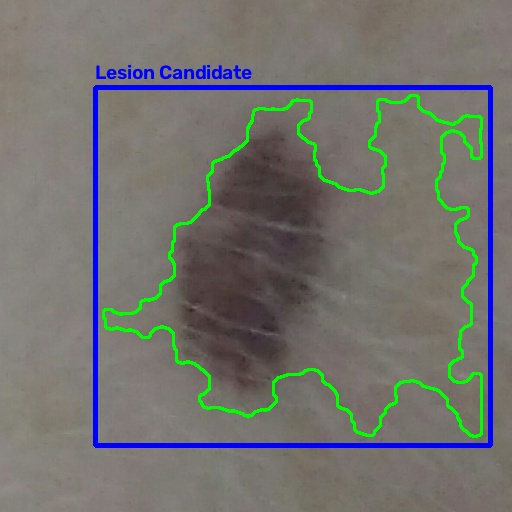
#> input picture outputs/lesion_detection/lesion_01.jpg, 512 x 512 px, given as the content of the folder C:/Users/SRINJOY/Dropbox/PC/Downloads/PAD-UFES-20/images, which was not available
$ python run_lesion_detection.py
#> lines starting #> are read from the running program, lines starting #| are printed output that depends on the picture; after the words box and inside, x2 and y2 are one past the last pixel; in counts of white or black regions, pixels touching at a corner belong together
### detection/lesion_detection.py
import cv2
import numpy as np
from pathlib import Path


# ============================================================
# CONFIGURATION
# ============================================================

OUTPUT_SIZE = 512

# Ignore extreme outer image area
ROI_MARGIN = 0.06

# Plausible lesion size
MIN_AREA_RATIO = 0.005
MAX_AREA_RATIO = 0.45

# Morphological kernel
MORPH_KERNEL_SIZE = 11

# Bounding-box padding
BOX_PADDING = 8


# ============================================================
# IMAGE LOADING
# ============================================================

def load_image(image_path):
    """
    Load image using OpenCV.
    """
    image = cv2.imread(str(image_path))

    if image is None:
        raise ValueError(f"Could not read image: {image_path}")

    return image


# ============================================================
# IMAGE RESIZING
# ============================================================

def resize_image(image, size=OUTPUT_SIZE):
    """
    Resize image to square size.
    """
    return cv2.resize(
        image,
        (size, size),
        interpolation=cv2.INTER_AREA
    )


# ============================================================
# NORMALIZATION
# ============================================================

def normalize_channel(channel):
    """
    Normalize an image channel to 0-255.
    """
    channel = channel.astype(np.float32)

    min_val = np.min(channel)
    max_val = np.max(channel)

    if max_val - min_val < 1e-6:
        return np.zeros_like(channel, dtype=np.uint8)

    normalized = (
        (channel - min_val)
        / (max_val - min_val)
        * 255.0
    )

    return normalized.astype(np.uint8)


# ============================================================
# CREATE CENTER ROI
# ============================================================

def create_center_roi(image):
    """
    Create a mask that ignores the extreme outer border.
    """

    h, w = image.shape[:2]

    margin_x = int(w * ROI_MARGIN)
    margin_y = int(h * ROI_MARGIN)

    roi_mask = np.zeros((h, w), dtype=np.uint8)

    cv2.rectangle(
        roi_mask,
        (margin_x, margin_y),
        (w - margin_x - 1, h - margin_y - 1),
        255,
        -1
    )

    return roi_mask


# ============================================================
# LESION CANDIDATE MASK
# ============================================================

def create_lesion_candidate_mask(image):
    """
    Create a lesion candidate mask using:
        1. Darkness
        2. Color/chroma difference
        3. Local contrast

    A center ROI is used to reduce false detections
    caused by image borders and background artifacts.
    """

    h, w = image.shape[:2]

    # --------------------------------------------------------
    # Slight smoothing
    # --------------------------------------------------------

    blurred = cv2.GaussianBlur(image, (7, 7), 0)

    # --------------------------------------------------------
    # Color spaces
    # --------------------------------------------------------

    gray = cv2.cvtColor(
        blurred,
        cv2.COLOR_BGR2GRAY
    )

    lab = cv2.cvtColor(
        blurred,
        cv2.COLOR_BGR2LAB
    )

    hsv = cv2.cvtColor(
        blurred,
        cv2.COLOR_BGR2HSV
    )

    # --------------------------------------------------------
    # 1. DARKNESS FEATURE
    # --------------------------------------------------------

    darkness = 255 - gray
    darkness = normalize_channel(darkness)

    # Otsu threshold
    _, dark_mask = cv2.threshold(
        darkness,
        0,
        255,
        cv2.THRESH_BINARY + cv2.THRESH_OTSU
    )

    # --------------------------------------------------------
    # 2. COLOR / CHROMA FEATURE
    # --------------------------------------------------------

    lab_a = lab[:, :, 1].astype(np.float32)
    lab_b = lab[:, :, 2].astype(np.float32)

    # Distance from neutral Lab color
    chroma = np.sqrt(
        (lab_a - 128.0) ** 2 +
        (lab_b - 128.0) ** 2
    )

    chroma = normalize_channel(chroma)

    _, color_mask = cv2.threshold(
        chroma,
        0,
        255,
        cv2.THRESH_BINARY + cv2.THRESH_OTSU
    )

    # --------------------------------------------------------
    # 3. SATURATION FEATURE
    # --------------------------------------------------------

    saturation = hsv[:, :, 1]

    saturation = normalize_channel(saturation)

    _, sat_mask = cv2.threshold(
        saturation,
        0,
        255,
        cv2.THRESH_BINARY + cv2.THRESH_OTSU
    )

    # --------------------------------------------------------
    # 4. LOCAL CONTRAST FEATURE
    # --------------------------------------------------------

    local_background = cv2.GaussianBlur(
        gray,
        (51, 51),
        0
    )

    local_difference = cv2.absdiff(
        gray,
        local_background
    )

    local_difference = normalize_channel(
        local_difference
    )

    _, contrast_mask = cv2.threshold(
        local_difference,
        0,
        255,
        cv2.THRESH_BINARY + cv2.THRESH_OTSU
    )

    # --------------------------------------------------------
    # COMBINE FEATURES
    # --------------------------------------------------------

    # A lesion is more likely to have:
    # - darkness OR
    # - color difference
    # - supported by local contrast

    combined = np.zeros_like(gray)

    dark_binary = dark_mask > 0
    color_binary = color_mask > 0
    sat_binary = sat_mask > 0
    contrast_binary = contrast_mask > 0

    # Voting approach
    votes = (
        dark_binary.astype(np.uint8)
        + color_binary.astype(np.uint8)
        + sat_binary.astype(np.uint8)
        + contrast_binary.astype(np.uint8)
    )

    combined[votes >= 2] = 255

    # --------------------------------------------------------
    # Apply center ROI
    # --------------------------------------------------------

    roi_mask = create_center_roi(image)

    combined = cv2.bitwise_and(
        combined,
        roi_mask
    )

    # --------------------------------------------------------
    # Morphological cleanup
    # --------------------------------------------------------

    kernel = cv2.getStructuringElement(
        cv2.MORPH_ELLIPSE,
        (
            MORPH_KERNEL_SIZE,
            MORPH_KERNEL_SIZE
        )
    )

    combined = cv2.morphologyEx(
        combined,
        cv2.MORPH_CLOSE,
        kernel,
        iterations=2
    )

    combined = cv2.morphologyEx(
        combined,
        cv2.MORPH_OPEN,
        kernel,
        iterations=1
    )

    # --------------------------------------------------------
    # Additional smoothing
    # --------------------------------------------------------

    combined = cv2.GaussianBlur(
        combined,
        (5, 5),
        0
    )

    _, combined = cv2.threshold(
        combined,
        127,
        255,
        cv2.THRESH_BINARY
    )

    return combined


# ============================================================
# CONTOUR SELECTION
# ============================================================

def find_best_lesion_contour(mask):
    """
    Find the most plausible lesion contour.

    The contour is scored using:
        - area
        - compactness
        - center proximity
        - non-border contact
    """

    h, w = mask.shape[:2]

    image_area = float(h * w)

    contours, _ = cv2.findContours(
        mask,
        cv2.RETR_EXTERNAL,
        cv2.CHAIN_APPROX_SIMPLE
    )

    if not contours:
        return None

    center_x = w / 2.0
    center_y = h / 2.0

    best_contour = None
    best_score = -1.0

    for contour in contours:

        area = cv2.contourArea(contour)

        if area <= 0:
            continue

        area_ratio = area / image_area

        # Reject tiny noise
        if area_ratio < MIN_AREA_RATIO:
            continue

        # Reject giant regions
        if area_ratio > MAX_AREA_RATIO:
            continue

        x, y, bw, bh = cv2.boundingRect(contour)

        # ----------------------------------------------------
        # Reject contours touching the ROI/image boundary
        # ----------------------------------------------------

        if x <= 1 or y <= 1:
            continue

        if x + bw >= w - 1:
            continue

        if y + bh >= h - 1:
            continue

        # ----------------------------------------------------
        # Center proximity
        # ----------------------------------------------------

        contour_moments = cv2.moments(contour)

        if contour_moments["m00"] != 0:
            cx = (
                contour_moments["m10"]
                / contour_moments["m00"]
            )

            cy = (
                contour_moments["m01"]
                / contour_moments["m00"]
            )
        else:
            cx = x + bw / 2.0
            cy = y + bh / 2.0

        distance = np.sqrt(
            ((cx - center_x) / w) ** 2 +
            ((cy - center_y) / h) ** 2
        )

        center_score = max(
            0.0,
            1.0 - distance / 0.71
        )

        # ----------------------------------------------------
        # Compactness
        # ----------------------------------------------------

        perimeter = cv2.arcLength(
            contour,
            True
        )

        if perimeter > 0:
            compactness = (
                4.0 * np.pi * area
                / (perimeter * perimeter)
            )
        else:
            compactness = 0.0

        compactness = min(
            max(compactness, 0.0),
            1.0
        )

        # ----------------------------------------------------
        # Prefer moderate-size regions
        # ----------------------------------------------------

        size_score = min(
            area_ratio / 0.12,
            1.0
        )

        # ----------------------------------------------------
        # Final score
        # ----------------------------------------------------

        score = (
            0.45 * center_score
            + 0.30 * size_score
            + 0.25 * compactness
        )

        if score > best_score:
            best_score = score
            best_contour = contour

    return best_contour


# ============================================================
# BOUNDING BOX
# ============================================================

def get_bounding_box(contour, image_shape):
    """
    Generate padded bounding box.

    Returns both short and descriptive key names
    so the detector remains compatible with the
    existing testing/visualization scripts.
    """

    h, w = image_shape[:2]

    x, y, bw, bh = cv2.boundingRect(contour)

    x1 = max(0, x - BOX_PADDING)
    y1 = max(0, y - BOX_PADDING)

    x2 = min(w - 1, x + bw + BOX_PADDING)
    y2 = min(h - 1, y + bh + BOX_PADDING)

    box_width = int(x2 - x1)
    box_height = int(y2 - y1)

    return {
        "x": int(x1),
        "y": int(y1),

        # Short names
        "w": box_width,
        "h": box_height,

        # Descriptive names expected by existing scripts
        "width": box_width,
        "height": box_height
    }


# ============================================================
# LESION MASK
# ============================================================

def create_lesion_mask(contour, image_shape):
    """
    Create binary mask from selected contour.
    """

    h, w = image_shape[:2]

    mask = np.zeros(
        (h, w),
        dtype=np.uint8
    )

    cv2.drawContours(
        mask,
        [contour],
        -1,
        255,
        thickness=-1
    )

    return mask


# ============================================================
# VISUALIZATION
# ============================================================

def create_detection_visualization(
    image,
    contour,
    bounding_box
):
    """
    Draw lesion contour and bounding box.
    """

    visualization = image.copy()

    # Draw contour
    cv2.drawContours(
        visualization,
        [contour],
        -1,
        (0, 255, 0),
        2
    )

    # Read bounding box
    x = int(bounding_box["x"])
    y = int(bounding_box["y"])
    width = int(bounding_box["width"])
    height = int(bounding_box["height"])

    # Draw bounding rectangle
    cv2.rectangle(
        visualization,
        (x, y),
        (x + width, y + height),
        (255, 0, 0),
        3
    )

    # Label
    cv2.putText(
        visualization,
        "Lesion Candidate",
        (x, max(y - 8, 20)),
        cv2.FONT_HERSHEY_SIMPLEX,
        0.65,
        (255, 0, 0),
        2,
        cv2.LINE_AA
    )

    return visualization

# ============================================================
# MAIN DETECTION FUNCTION
# ============================================================

def detect_lesion(image_path):
    """
    Complete lesion localization pipeline.

    Returns:
        image_path
        original dimensions
        detected
        bounding_box
        mask
        visualization
    """

    image_path = Path(image_path)

    original_image = load_image(
        image_path
    )
#> in load_image, image is the input picture: shape (512, 512, 3); mean B, G, R 110.6, 114, 113.5

    original_height, original_width = (
        original_image.shape[:2]
    )

    image = resize_image(
        original_image,
        OUTPUT_SIZE
    )

    candidate_mask = (
        create_lesion_candidate_mask(image)
    )

    contour = find_best_lesion_contour(
        candidate_mask
    )

    if contour is None:

        return {
            "image_path": str(image_path),
            "original_width": original_width,
            "original_height": original_height,
            "detected": False,
            "bounding_box": None,
            "mask": candidate_mask,
            "visualization": image
        }

    bounding_box = get_bounding_box(
        contour,
        image.shape
    )

    lesion_mask = create_lesion_mask(
        contour,
        image.shape
    )

    visualization = (
        create_detection_visualization(
            image,
            contour,
            bounding_box
        )
    )

    return {
        "image_path": str(image_path),
        "original_width": original_width,
        "original_height": original_height,
        "detected": True,
        "bounding_box": bounding_box,
        "mask": lesion_mask,
        "visualization": visualization
    }

### scripts/run_lesion_detection.py
from pathlib import Path
import sys

import cv2


# ============================================================
# PROJECT ROOT
# ============================================================

PROJECT_ROOT = Path(__file__).resolve().parents[1]

sys.path.insert(
    0,
    str(PROJECT_ROOT)
)


# ============================================================
# IMPORTS
# ============================================================

from dataset.dataset_config import IMAGES_PATH

from detection.lesion_detection import (
    detect_lesion
)


# ============================================================
# OUTPUT DIRECTORY
# ============================================================

OUTPUT_DIR = (
    PROJECT_ROOT /
    "outputs" /
    "lesion_detection"
)

OUTPUT_DIR.mkdir(
    parents=True,
    exist_ok=True
)


# ============================================================
# FIND SAMPLE IMAGES
# ============================================================

def find_images():

    image_files = []

    for extension in [
        "*.png",
        "*.jpg",
        "*.jpeg",
        "*.PNG",
        "*.JPG",
        "*.JPEG",
    ]:
        image_files.extend(
            IMAGES_PATH.rglob(extension)
        )

    return sorted(
        set(image_files)
    )


# ============================================================
# MAIN
# ============================================================

def main():

    print("=" * 60)
    print("DERMAI LESION DETECTION")
    print("=" * 60)

    print()
    print("Image root:")
    print(IMAGES_PATH)

    image_files = find_images()

    print()
    print(
        f"Images available: {len(image_files)}"
    )

    if not image_files:
        print()
        print("ERROR: No images found.")
        return

    # --------------------------------------------------------
    # Use first 20 images for initial validation
    # --------------------------------------------------------

    sample_images = image_files[:20]

    detected_count = 0

    print()
    print(
        f"Testing {len(sample_images)} images..."
    )

    for index, image_path in enumerate(
        sample_images,
        start=1
    ):

        try:

            result = detect_lesion(
                image_path
            )
#> in create_lesion_candidate_mask, `darkness = 255 - gray`:
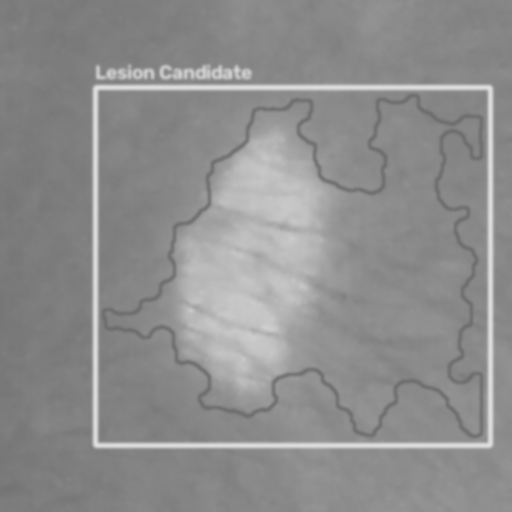
#> darkness: shape (512, 512); min 110, max 223, mean 141.6
#> in normalize_channel, `min_val = np.min(channel)`: min_val = 110
#> in normalize_channel, `max_val = np.max(channel)`: max_val = 223
#> in normalize_channel, `normalized = ( (channel - min_val) / (max_val - min_val) * 255.0 )`:
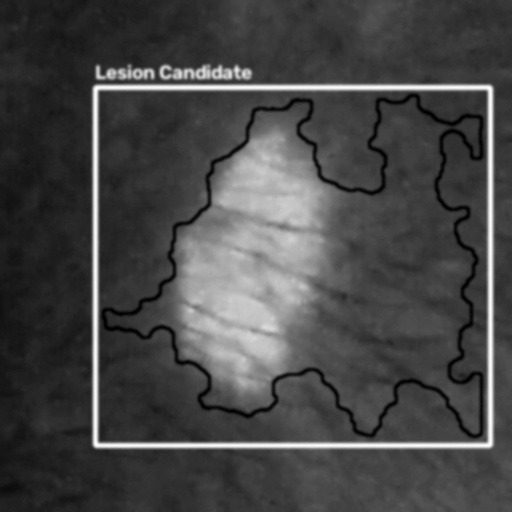
#> normalized: shape (512, 512) float32; min 0, max 255, mean 71.3
#> in create_lesion_candidate_mask, `_, dark_mask = cv2.threshold( darkness, 0, 255, cv2.THRESH_BINARY + cv..`:
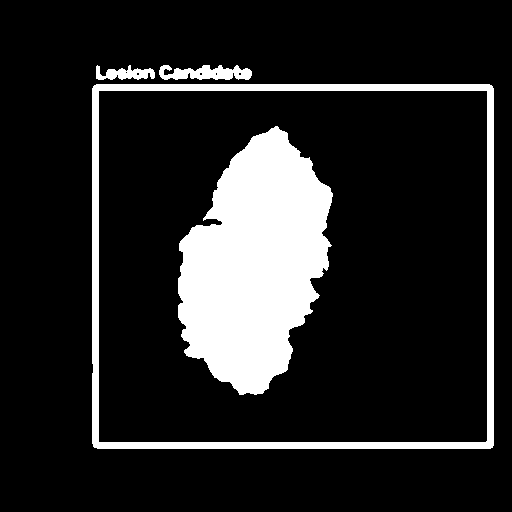
#> dark_mask: shape (512, 512); 15.2% white; 4 white regions, box (x1, y1, x2, y2) and area: (178, 126, 333, 395) 27852, (92, 84, 494, 449) 10503, (159, 65, 252, 80) 956, (96, 65, 155, 80) 528
#> in create_lesion_candidate_mask, `chroma = np.sqrt( (lab_a - 128.0) ** 2 + (lab_b - 128.0) ** 2 )`:
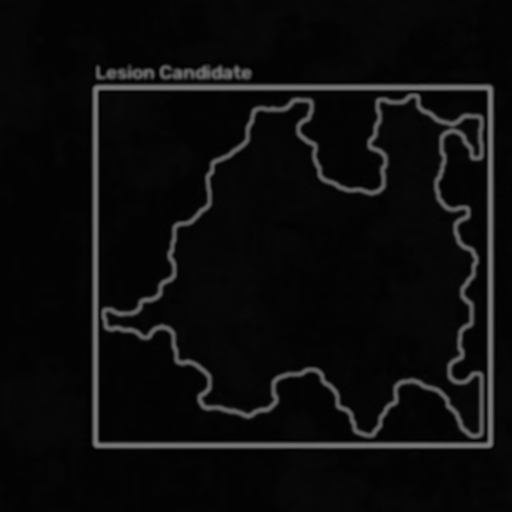
#> chroma: shape (512, 512) float32; min 0, max 125.2, mean 12.5
#> in create_lesion_candidate_mask, `saturation = hsv[:, :, 1]`:
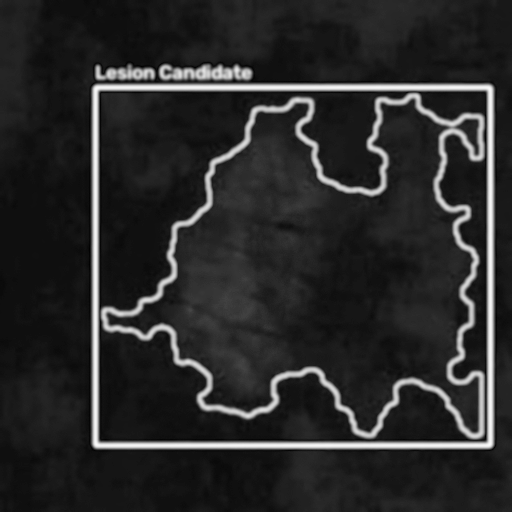
#> saturation: shape (512, 512); min 0, max 251, mean 41.6
#> in normalize_channel (call 4), `channel = channel.astype(np.float32)`:
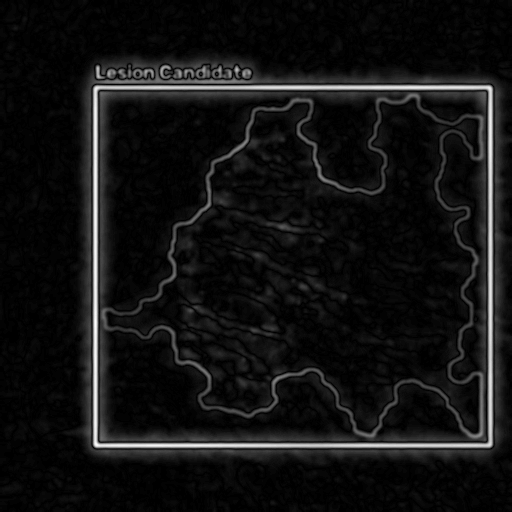
#> channel: shape (512, 512) float32; min 0, max 71, mean 5.2; drawn with min black and max white
#> in normalize_channel (call 4), `max_val = np.max(channel)`: max_val = 71
#> in create_lesion_candidate_mask, `votes = ( dark_binary.astype(np.uint8) + color_binary.astype(np.uint8)..`:
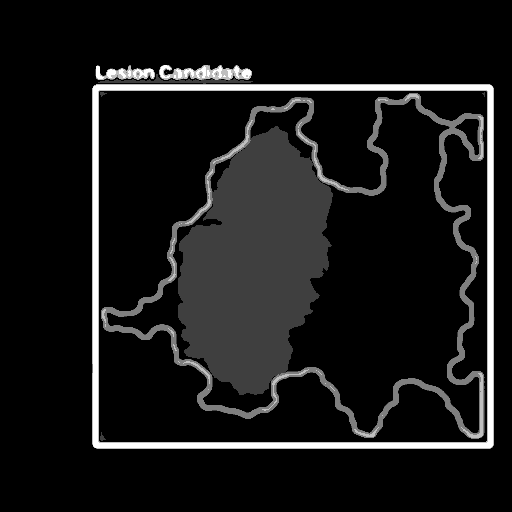
#> votes: shape (512, 512); min 0, max 4, mean 0.365; drawn with min black and max white
#> (the rest of the program and of its run is left out)
